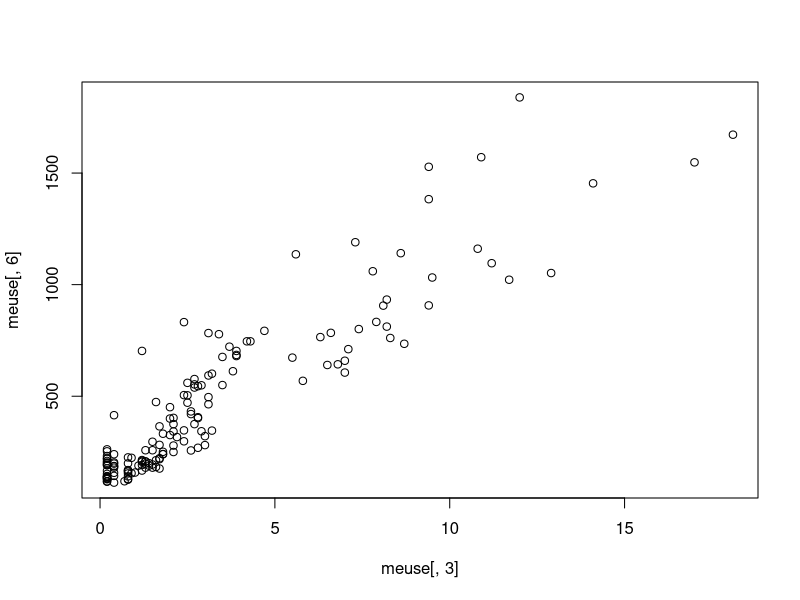
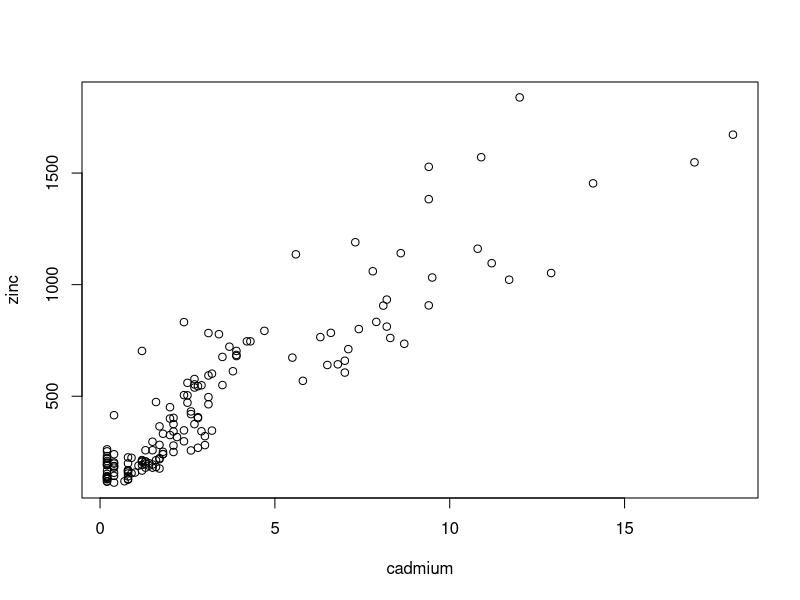
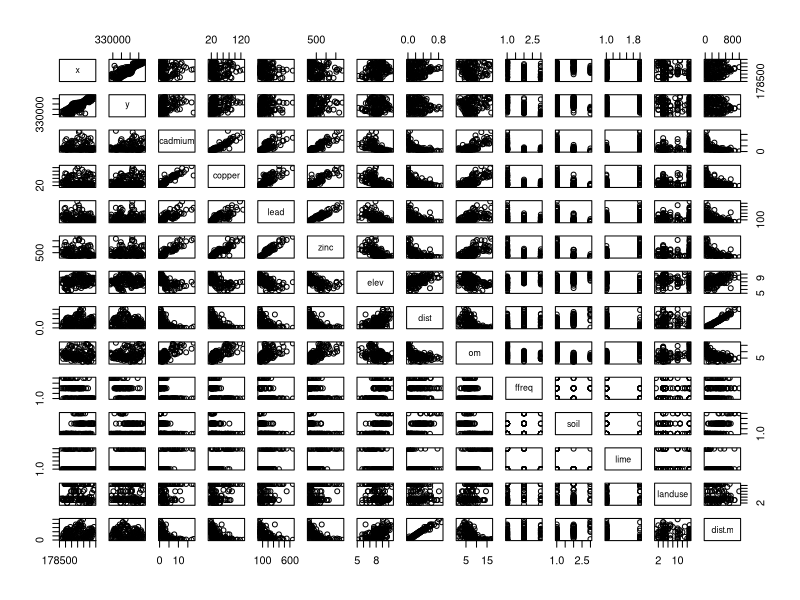
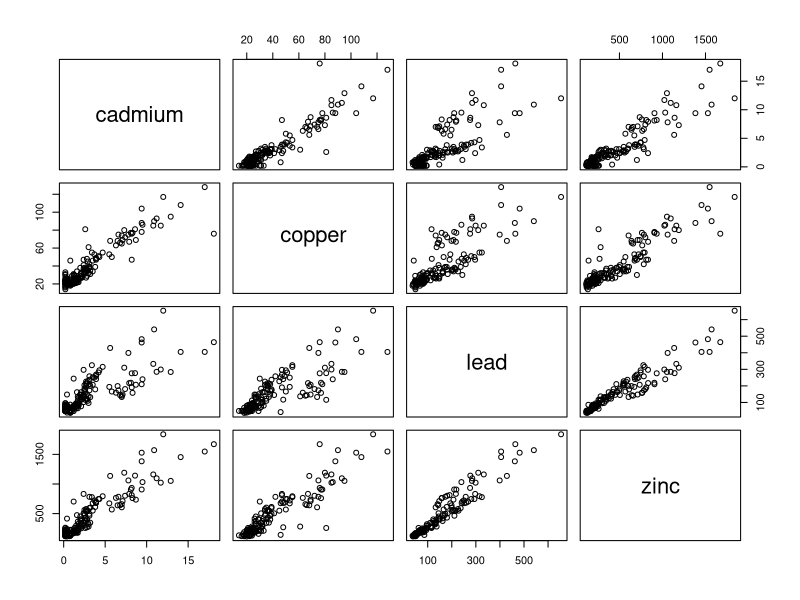
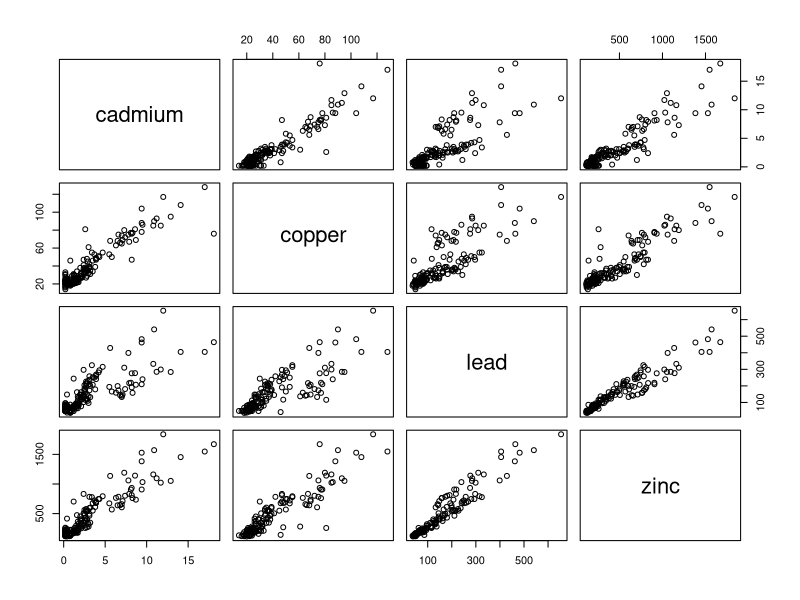
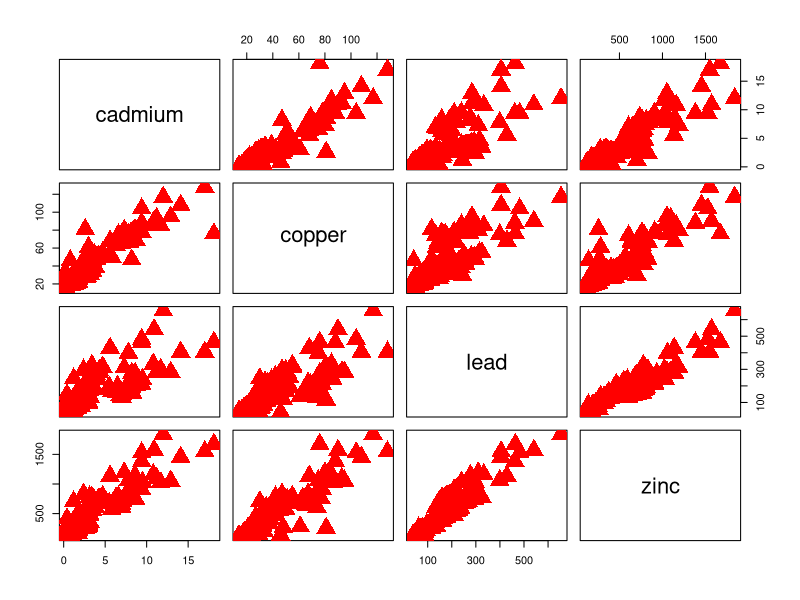

R code for these plots, in order:
# code for environmental analysis

# "install.packages()" installs r add ons, using "" to specify the requested package since "" must be used to refer to files outside the r environment
install.packages("sp")

# once downloaded, a package is called into the session and rendered usable through "library()" or "require()"

library(sp)

# "sp", as many other packages, contains a dataset that you can use to do excercise with it

data(meuse)

# "meuse" is the measurements of 4 heavy metals in top soil based in Northern Europe
# to see inside a dataset you can easily type the name of it or use "view()", or "head()" to see just the tip of it

meuse 

View(meuse) 
head(meuse) 

# a fourth option is "names()", which returns the columns' names

names(meuse) 

# if mean values are required we can use "summary()" to find it

summary(meuse)

# need to plot together cadmium and zinc values. it can be done calling for the column name from dataset such as "meuse$cadmium",
# but also from the position of the column: 3d column will be selected writing "meuse[,3]"
plot(meuse[,3], meuse[,6])  

dev.off() # closes the plot

# two more alternatives: assigning the column to a variable to call or attaching the dataset to call for the col. names directly

attach(meuse)

plot(cadmium, zinc) # such as in here

# creating a scatterplot matrice to plot all variables

pairs(meuse)

# if i want to only use the env. variables for the plot (excluding firt two columns)

pairs(meuse[,3:6])

# or in a more uncofortable way

pairs(~ cadmium + copper + lead + zinc, data=meuse) 

# we can play around with colours, symbols and such whwn doing graphs

pairs(~ cadmium + copper + lead + zinc, data=meuse, col="red", pch=17, cex=3) 
